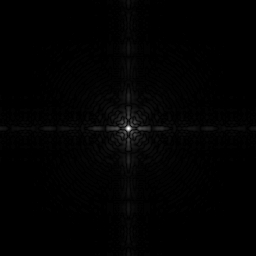
#> input picture 7-computer-vision/lab1/pic2.jpg, 256 x 256 px, given in place of pic1.jpg, which was not available
$ jupyter execute --allow-errors lab1-a.ipynb   (text cells are left out)
#> lines starting #> are read from the running program, lines starting #| are printed output that depends on the picture; pictures that were not available may be replaced by others from this repository, and a replacement may not be noted
[cell 1]
import numpy as np
import scipy as sp
import scipy.signal as sps
from PIL import Image
import matplotlib.pyplot as plt

[cell 2]
pics = []
#> (the rest of this cell did not finish here and is left out)

[cell 3]
pics[0]

[cell 4]
nppic1 = np.asarray(pics[0])
#> nppic1 is the input picture: shape (256, 256); min 0, max 255, mean 2.1
nppic1, nppic1.max()

[cell 5]
def filter_invert(img):
    npimg = np.asarray(img)
    resimg = 255 - npimg
    return Image.fromarray(resimg)

[cell 6]
filter_invert(pics[0])

[cell 7]
def filter_log(img, c=1, b=10):
    npimg = np.asarray(img)
    resimg = ( c * np.log(1 + npimg) / np.log(b) ).astype(np.uint8)
    resimg = np.clip(resimg, 0, 255) # цей рядок обмежує значення пікселів на [0,255]
    return Image.fromarray(resimg)

[cell 8]
pics[1]

[cell 9]
img = filter_log(pics[1], 100, 10)
img

[cell 10]
plt.plot(pics[1].histogram(), label='old', lw=1)
plt.plot(img.histogram(), label='new', lw=1)
plt.legend()
plt.title('histograms')
#> figure, not shown here; curve peaks at x = 0, y = 43948; curve peaks at x = 0, y = 43949

[cell 11]
def filter_gamma(img, c=1, g=0.5):
    npimg = np.asarray(img)
    resimg = ( 255 * c * np.float_power( npimg/255 , g ) ).astype(np.uint8)
    resimg = np.clip(resimg, 0, 255) # цей рядок обмежує значення пікселів на [0,255]
    return Image.fromarray(resimg)

[cell 12]
pics[2]

[cell 13]
img = filter_gamma(pics[2], 1, 0.5)
img

[cell 14]
plt.plot(pics[1].histogram(), label='old', lw=1)
plt.plot(img.histogram(), label='new', lw=1)
plt.legend()
plt.title('histograms')
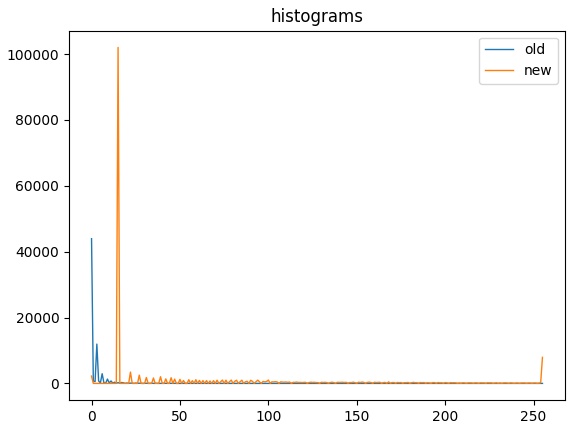
#> figure drawn by matplotlib, 1 panel; curve peaks at x = 0, y = 43948; curve peaks at x = 15, y = 102029

[cell 15]
def filter_contrast(img, m, e):
    npimg = np.asarray(img) / 255
    resimg = ( 255 / ( 1 + np.float_power(m/npimg, e)) ).astype(np.uint8)
    resimg = np.clip(resimg, 0, 255) # цей рядок обмежує значення пікселів на [0,255]
    return Image.fromarray(resimg)

[cell 16]
pics[3]

[cell 17]
np.asarray(pics[3]).mean()
#> Out = 32.64

[cell 18]
img = filter_contrast(pics[3], 110/255, 6)
#> in filter_contrast, `npimg = np.asarray(img) / 255`:
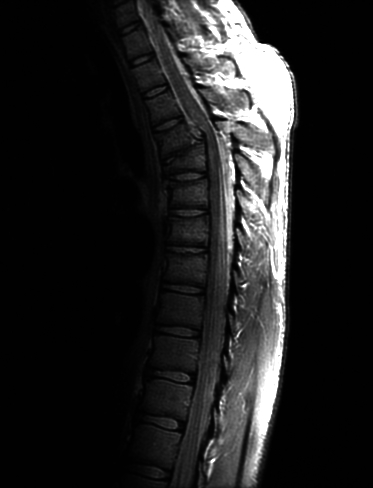
#> npimg: shape (488, 373) float64; min 0, max 1, mean 0.128
img

[cell 19]
plt.plot(pics[1].histogram(), label='old', lw=1)
plt.plot(img.histogram(), label='new', lw=1)
plt.legend()
plt.title('histograms')
#> figure, not shown here; curve peaks at x = 0, y = 43948; curve peaks at x = 0, y = 146117

[cell 20]
def filter_histeq(img):
    npimg = np.asarray(img)
    hist = np.asarray(img.histogram())
    ntotal = hist.sum()
    lookup = hist.cumsum() / ntotal
    # Тепер достатньо використати старі значення пікселів як індекси для lookup
    # А потім поділити на загальну кількість пікселів
    resimg = (lookup[npimg] * 255).astype(np.uint8)
    return Image.fromarray(resimg)

[cell 21]
pics[4]
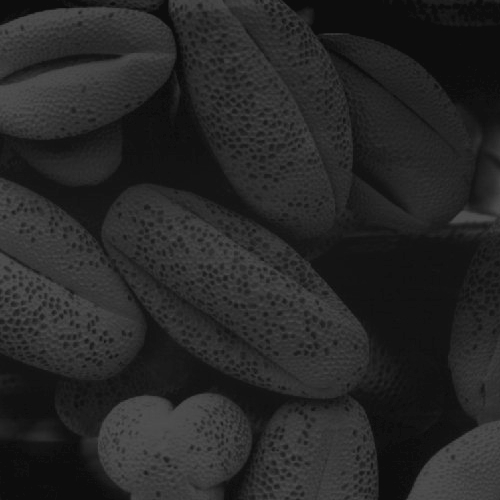
#> Out: PIL image 500x500 L; min 12, max 83, mean 38.7

[cell 22]
img = filter_histeq(pics[4])
#> in filter_histeq, `hist = np.asarray(img.histogram())`: hist = 256 values, max 16986 at index 13, min 0 at index 0, mean 976.6
#> in filter_histeq, `ntotal = hist.sum()`: ntotal = 250000
#> in filter_histeq, `lookup = hist.cumsum() / ntotal`: lookup = 256 values from 0 to 1
#> in filter_histeq, `resimg = (lookup[npimg] * 255).astype(np.uint8)`:
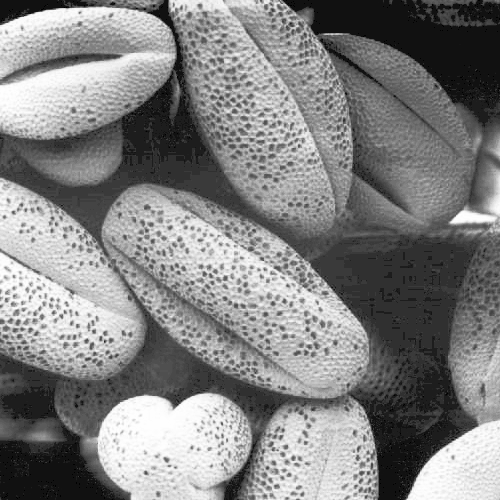
#> resimg: shape (500, 500); min 0, max 255, mean 130.2
img

[cell 23]
plt.plot(pics[1].histogram(), label='old', lw=1)
plt.plot(img.histogram(), label='new', lw=1)
plt.legend()
plt.title('histograms')
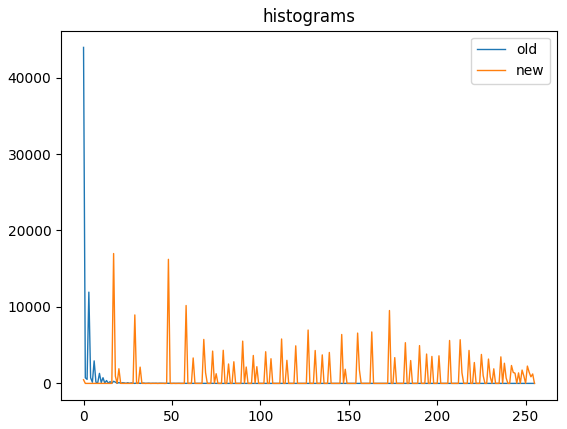
#> figure drawn by matplotlib, 1 panel; curve peaks at x = 0, y = 43948; curve peaks at x = 17, y = 16986

[cell 24]
def filter_blur(img, r):
    w = np.ones((r,r))
    factor = r*r
    resimg = (sps.convolve2d(np.asarray(img), w) / factor).astype(np.uint8)
    return resimg

[cell 25]
fig, axs = plt.subplots(1, 3)
axs[0].imshow(pics[5], cmap='Greys_r', interpolation='nearest')
axs[0].set_title('original')
axs[1].imshow(filter_blur(pics[5], 3), cmap='Greys_r', interpolation='nearest')
#> in filter_blur, `resimg = (sps.convolve2d(np.asarray(img), w) / factor).astype(np.uint8)`:
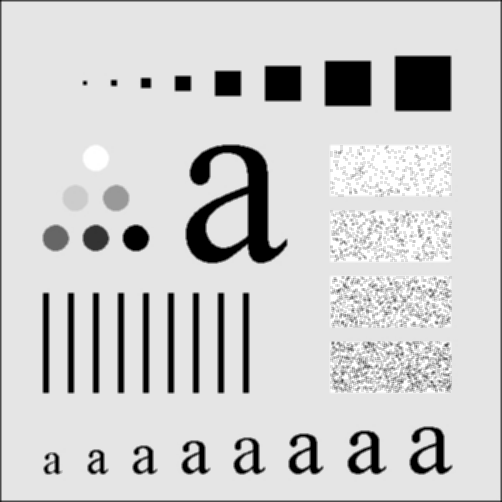
#> resimg: shape (502, 502); min 0, max 255, mean 205.6
axs[1].set_title('r = 3')
axs[2].imshow(filter_blur(pics[5], 5), cmap='Greys_r', interpolation='nearest')
#> call 2 of filter_blur, with r = 5
#> in filter_blur (call 2), `w = np.ones((r,r))`: w = [[1, 1, 1, 1, 1], [1, 1, 1, 1, 1], [1, 1, 1, 1, 1], [1, 1, 1, 1, 1], [1, 1, 1, 1, 1]]
#> in filter_blur (call 2), `resimg = (sps.convolve2d(np.asarray(img), w) / factor).astype(np.uint8)`:
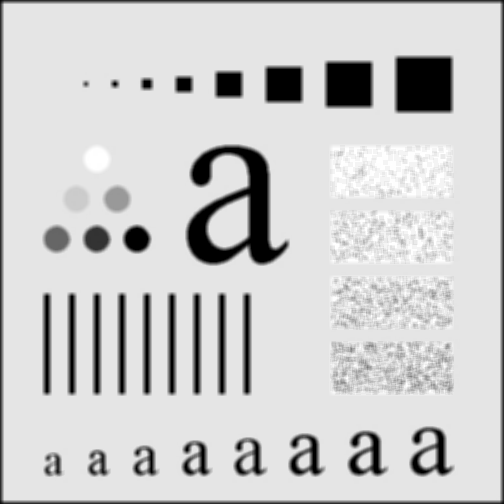
#> resimg: shape (504, 504); min 0, max 255, mean 204
axs[2].set_title('r = 5')
fig.set_size_inches((27,9))
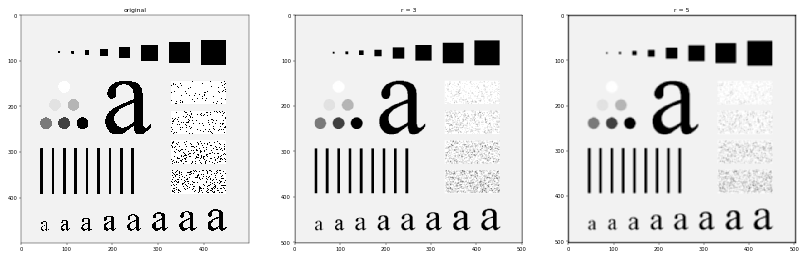
#> figure drawn by matplotlib, 3 panels

[cell 26]
# [16 lines left out: function filter_sharpness, not called in this run]

def filter_sharpness_1(img):
    npimg = np.asarray(img)
    w = np.array([
        [0, -1, 0],
        [-1, 5, -1],
        [0, -1, 0]
    ])
    npimg1 = sps.convolve2d(npimg, w)
    resimg = np.clip(npimg1, 0, 255).astype(np.uint8)

    return Image.fromarray(resimg)

[cell 27]
pics[6]

[cell 28]
filter_sharpness_1(pics[6])
#> in filter_sharpness_1, `npimg1 = sps.convolve2d(npimg, w)`:
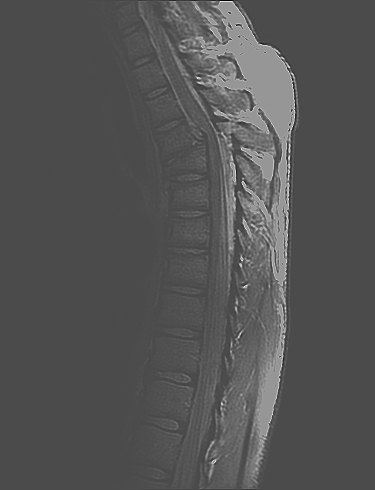
#> npimg1: shape (490, 375) int64; min -255, max 608, mean 32.3; drawn with min black and max white
#> in filter_sharpness_1, `resimg = np.clip(npimg1, 0, 255).astype(np.uint8)`:
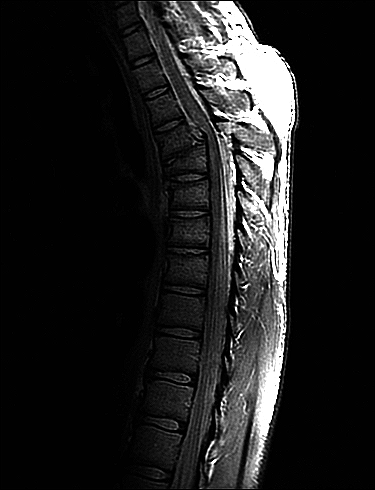
#> resimg: shape (490, 375); min 0, max 255, mean 31.6
